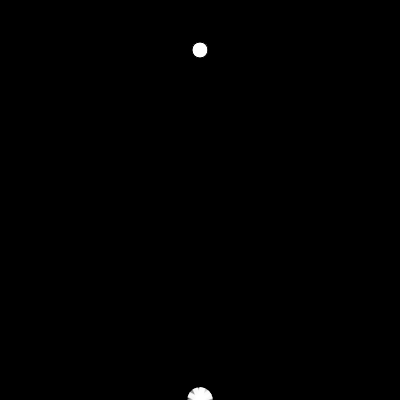
Frame 1 (no input)
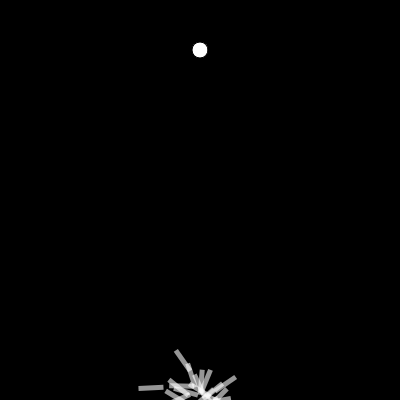
Frame 60 (no input)
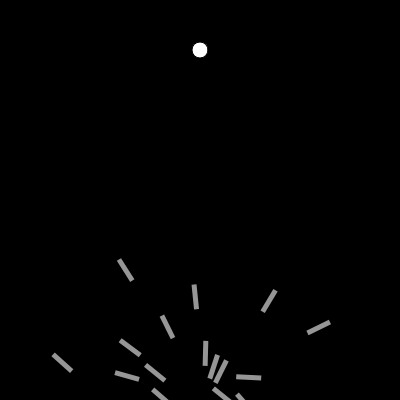
Frame 120 (the mouse pressed at the canvas centre since frame 60)

The p5.js sketch that drew these frames (run headless with seeded random() and noise() and a simulated clock; from frame 60 on, the mouse is pressed at the canvas centre):

// p5.js sketch
// ── sketch.js
var population;
var lifespan = 200;
var lifeP;
var count = 0;
var target;

function setup() {
  createCanvas(400,400);
  rocket = new Rocket();
  population = new Population();
  lifeP = createP();
  target = createVector(width/2, 50);


}

function draw() {
  background(0);
  population.run();
  lifeP.html(count);
  count++;
  if (count == lifespan) {
    population = new Population();
    count = 0;
  }
  ellipse(target.x, target.y, 16, 16);
}


function Population() {
  this.rockets = [];
  this.popsize = 25;
  this.matingpool = [];

  for (var i = 0; i< this.popsize; i++) {
    this.rockets[i] = new Rocket();
  }

  this.evaluate = function() {
    var maxfit = 0;
    for (var i = 0; i< this.popsize; i++) {
      this.rockets[i].calcFitness();
      if (this.rockets[i].fitness >= maxfit) {
        maxfit = this.rockets[i].fitness
      }
    }
    for (var i = 0; i< this.popsize; i++) {
      this.rockets[i].fitness /= maxfit;
    }

    this.matingpool = [];
    for (var i = 0; i< this.popsize; i++) {
      var n = this.rockets[i].fitness * 100;
      for (var j = 0; j < n; j ++) {
        this.matingpool.add(this.rockets[i]);
      }
    }
  }

  this.selection = function() {
    var parentA = random(this.matingpool);
    var parentB = random(this.matingpool);
    var child = parentA.crossover(parentB);
  }


  this.run = function() {
    for (var i = 0; i< this.popsize; i++) {
      this.rockets[i].update();
      this.rockets[i].show();
    }
  }
}


function DNA() {
  this.genes = [];
  for (var i = 0; i < lifespan; i++) {
    this.genes[i] = p5.Vector.random2D();
    this.genes[i].setMag(0.1);
  }
}

function Rocket(){
  this.pos = createVector(width/2, height);
  this.vel = createVector();
  this.acc = createVector();
  this.dna = new DNA();
  this.fitness = 0;
  count = 0;


  this.applyForce = function(force) {
    this.acc.add(force);
  }

  this.calcFitness = function() {
    var d = dist(this.pos.x, this,pos,y, target.x, target.y);
    this.fitness = map(d, 0, width, width, 0);
  }


  this.update = function() {
    this.applyForce(this.dna.genes[count]);


    this.vel.add(this.acc);
    this.pos.add(this.vel);
    this.acc.mult(0);
  }

  this.show = function() {
    push();
    noStroke();
    fill(255, 150);
    translate(this.pos.x, this.pos.y);
    rotate(this.vel.heading());
    rectMode(CENTER);
    rect(0, 0, 25, 5);
    pop();

  }




}
